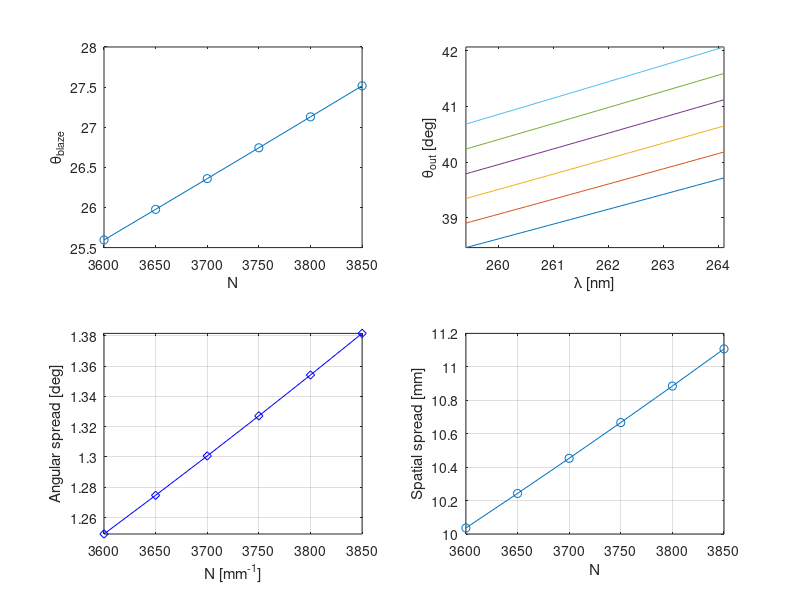

Write MATLAB code to recreate this figure.
% grating angle spread
% pulse shaper

% https://www.thorlabs.com/newgrouppage9.cfm?objectgroup_id=26
close all
clear all

lambda = (259.4:0.1:264.1)*1e-9;
lambda_0 = 260*1e-9;
N=(3600:50:3850)*10^3;%3846.15
d=1./N;
diff_order = 1;
blaze_wavelength = 240*1E-9;

% figure
% plot(lambda,theta_Littrow)


%gamma = theta_Littrow; %blaze angle

figure(1)
subplot(2,2,1)
hold on
box on

subplot(2,2,2)
hold on

for ii=1:length(d)
    
    % at Littrow theta_in = theta_out = theta_blaze
    theta_blaze(ii) = asin(diff_order*blaze_wavelength./(2*d(ii)));
%     theta_blaze(ii) = blaze_wavelength;
%     theta_in = asin(1*blaze_wavelength./(2*d(ii)));
    theta_in = asin(1*lambda_0./(2*d(ii)))-0.17;
%     theta_in = 25/180*pi;

    
    
    %gamma = -1/2*asin(diff_order*lambda./(2*d(ii)));
    theta_out = asin(-sin(theta_in) + diff_order*lambda/d(ii) ); %for a blazed grating
    
    subplot(2,2,2)
    plot(lambda*1e9,theta_out* 180/pi)
    
    %beam spread at distance L, in mm
    L = 459;
    l(ii) = 2*(tan(max(theta_out)-mean(theta_out)))*L;
    alpha(ii) = (max(theta_out)-min(theta_out));
    
    s{ii} = [num2str(N(ii)*1e-3), 'mm^{-1}'];
    
end

subplot(2,2,1)
plot(N*1e-3,theta_blaze*180/pi,'-o')
size(theta_blaze)
xlabel('N')
ylabel('\theta_{blaze}')

subplot(2,2,2)
box on
xlabel('\lambda [nm]')
ylabel('\theta_{out} [deg]')
axis tight

subplot(2,2,3)
plot(N*1e-3,alpha*180/pi,'bd-')
xlabel('N [mm^{-1}]')
ylabel('Angular spread [deg]')
axis tight
grid on
%legend(s)

subplot(2,2,4)
plot(N*1e-3,l,'-o')
grid on
xlabel('Number of lines')
ylabel('Spatial spread [mm]')


xlabel('N')
